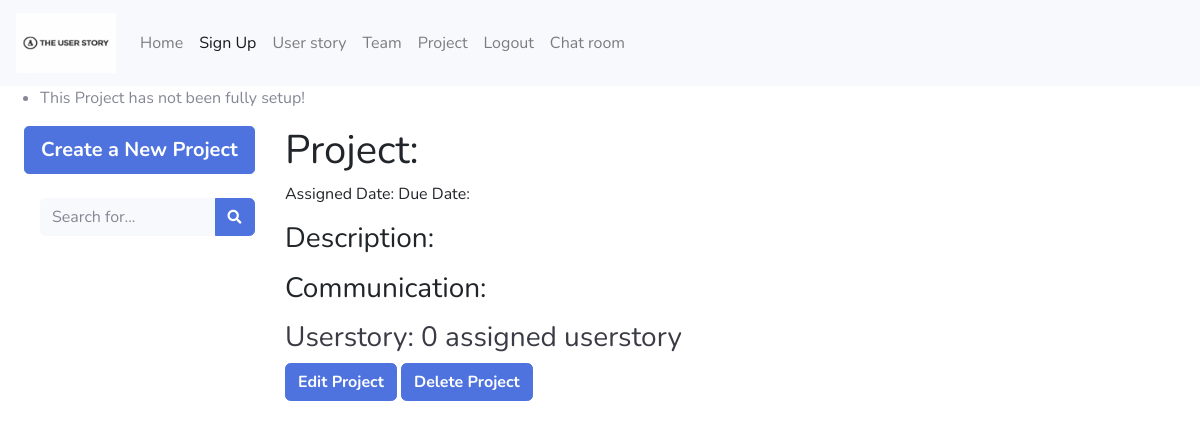
The page /Project/13 (signed in) on the database as committed earlier.
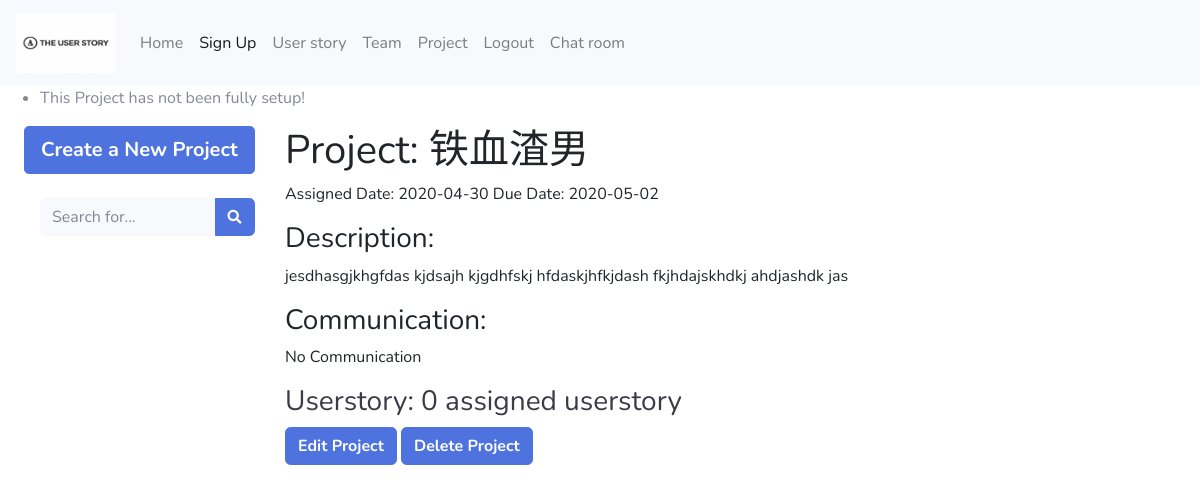
The same page on the database as committed later.
### app/models.py (models this page shows)
class Project(db.Model):
    _table_ = db.Model.metadata.tables['project']
    __table_args__ = {'extend_existing': True}
    project_id = db.Column(db.Integer, primary_key=True)

### app/project/routes.py (the view)
@bp_project.route('/Project/<term>', methods=['POST', 'GET'])
def project(term):
    projects = Project.query.filter(Project.project_id.contains(term)).all()
    project_link = Project.query.join(Userstory, Team).with_entities(Project.name.label('project_name'),
                                                                     Project.project_id,
                                                                     Userstory.userstory_id,
                                                                     Userstory.content,
                                                                     Userstory.creation_date,
                                                                     Userstory.deadline,
                                                                     Userstory.priority,
                                                                     Team.name.label(
                                                                         'team_name')).order_by(
        Userstory.userstory_id).filter(Userstory.project_id.contains(term)).all()
    userstory_number = Userstory.query.filter(Userstory.project_id.contains(term)).count()
    current_project = Project.query.filter(Project.project_id == term).first()
    if not project_link:
        flash("This Project has not been fully setup!")
    return render_template('project.html', projects=projects, links=project_link, current_project=current_project,
                           userstory_number=userstory_number)

### app/auth/routes.py (called while the page is built)
@login_manager.user_loader
def load_user(user_id):
    if user_id is not None:
        return User.query.get(user_id)
    return None

### app/templates/project.html (shortened to what this page needs)
{% extends "base.html" %}
{% block content %}
    <div class="container-fluid">
        <div class="row">
            <div class="col-2">
                <ul class="nav flex-column">
                    <li class="nav-item">
                        <a href="{{ url_for('project.create_project') }}" type="button"
                           class="btn btn-primary btn-lg btn-block"><strong>Create a New Project</strong>
                        </a><br>
                    </li>
                    <li>
                        <form class="d-none d-sm-inline-block form-inline mr-auto ml-md-3 my-2 my-md-0 mw-100"
                              method="post" action="{{ url_for('project.project_search') }}">
                            <div class="input-group">
                                <input type="text" class="form-control bg-light border-0 small"
                                       placeholder="Search for..." aria-label="Search" aria-describedby="basic-addon2"
                                       name="search_term">
                                <div class="input-group-append">
                                    <button class="btn btn-primary" type="submit">
                                        <i class="fas fa-search fa-sm"></i>
                                    </button>
                                </div>
                            </div>
                        </form>
                    </li>
                </ul>
            </div>
            <div class="col-8" style="position:relative; display:inline-block; margin-left: 65px; color: #212529;
            background-color: #ffffff;">
                <h1>Project: {{ current_project.name }}</h1>
                <p>Assigned Date: {{ current_project.assigned_date }}   Due Date: {{ current_project.due_date }}</p>
                <h3>Description:</h3>
                <p>{{ current_project.description }}</p>
                <h3>Communication:</h3>
                <p>{{ current_project.communication }}</p>
                <a type="button" style="background-color:#ffffff" class="btn-light"
                   href="{{ url_for('userstory.userstory_info', project_id=current_project.project_id) }}">
                    <h3>Userstory: {{ userstory_number }} assigned userstory</h3>
                </a><br>
                <a href="{{ url_for('project.edit_project', id=current_project.project_id) }}" type="button"
                   class="btn btn-primary"><strong>Edit Project</strong></a>
                <a href="{{ url_for('project.delete_project', project=current_project.project_id) }}" type="button"
                   class="btn btn-primary"><strong>Delete Project</strong></a>
            </div>
        </div>
    </div>
{% endblock %}

Rows that differ between the two databases and show on the page:
added Project: name "铁血渣男", assigned_date "2020-04-30", due_date "2020-05-02", description "jesdhasgjkhgfdas kjdsajh kjgdhfskj hfdaskjhfkjdash fkjhdajskhdkj ahdjashdk jas", communication "No Communication"
